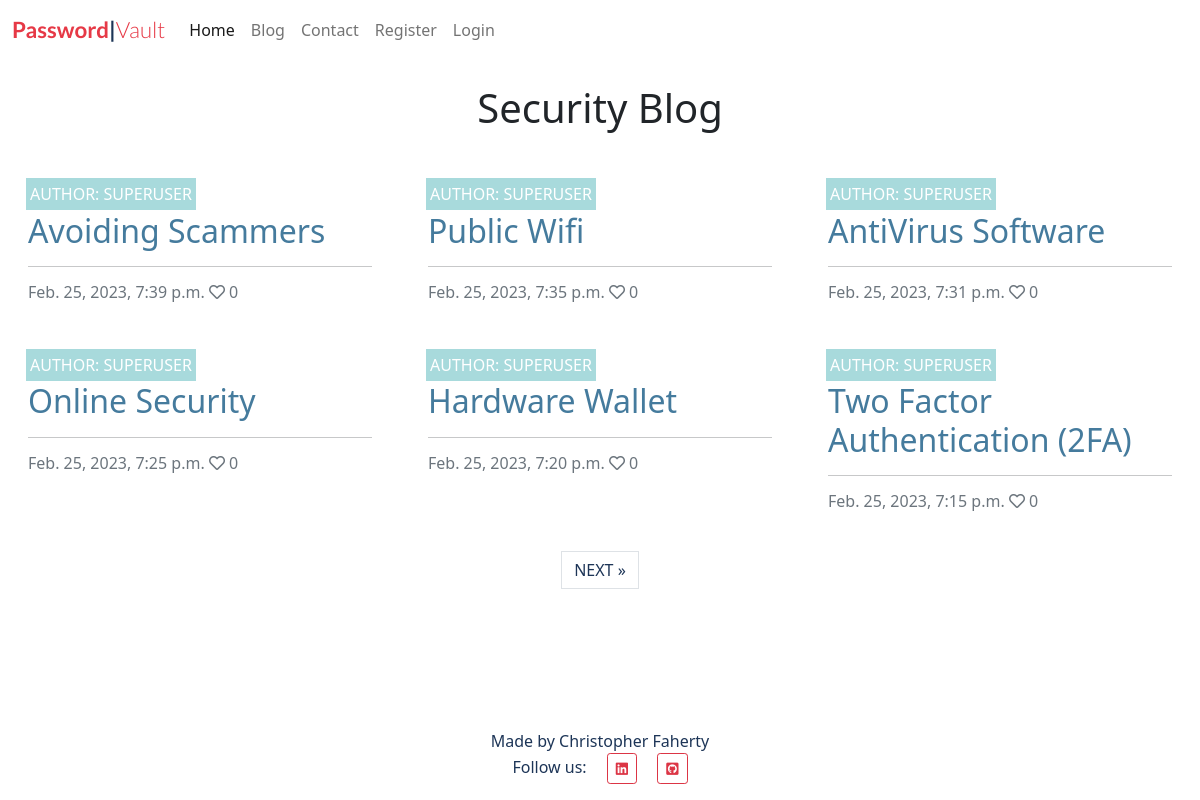
Screenshot of /blog/ with the database file from the repository.
### blog/models.py (models this page shows, shortened)
class Post(models.Model):
    title = models.CharField(max_length=200, unique=True)
    slug = models.SlugField(max_length=200, unique=True)
    author = models.ForeignKey(User, on_delete=models.CASCADE, related_name='blog_posts')
    updated_on = models.DateTimeField(auto_now=True)
    content = models.TextField()
    featured_image = CloudinaryField('image', default='placeholder')
    excerpt = models.TextField(blank=True)
    created_on = models.DateTimeField(auto_now_add=True)
    status = models.IntegerField(choices=STATUS, default=0)
    likes = models.ManyToManyField(User, related_name='blog_likes', blank=True)
    class Meta:
        ordering = ['-created_on']
    def number_of_likes(self):
        return self.likes.count()

### blog/views.py (the view)
# urls.py: path('', views.PostList.as_view(), name='blog'),
class PostList(generic.ListView):
    model = Post
    queryset = Post.objects.filter(status=1).order_by('-created_on')
    template_name = 'index.html'
    paginate_by = 6

### blog/templates/index.html (shortened to what this page needs)
{% extends "base.html" %}
{% block content %}
<div class="mx-auto my-4 text-center">
    <h1>Security Blog</h1>
</div>
<div class="container-fluid">
    <div class="row">
        <div class="col-12 mt-3 left">
            <div class="row">
                {% for post in post_list %}
                    <div class="col-md-4">
                        <div class="card mb-4">
                            <div class="card-body">
                                <div class="image-container">
                                    <div class="image-flash">
                                        <p class="author">Author: {{ post.author }}</p>
                                    </div>
                                </div>
                                <a href="{% url 'blog:post_detail' post.slug %}" class="post-link">
                                    <h2 class="card-title">{{ post.title }}</h2>
                                </a>
                                <hr />
                                <p class="card-text text-muted h6">{{ post.created_on}} <i class="far fa-heart"></i>
                                    {{ post.number_of_likes }}</p>
                            </div>
                        </div>
                    </div>
                    {% if forloop.counter|divisibleby:3 %}
                </div>
                <div class="row">
                {% endif %}
                {% endfor %}
            </div>
        </div>
    </div>
    {% if is_paginated %}
    <nav aria-label="Page navigation">
        <ul class="pagination justify-content-center">
            {% if page_obj.has_next %}
            <li><a href="?page={{ page_obj.next_page_number }}" class="page-link"> NEXT &raquo;</a></li>
            {% endif %}
        </ul>
    </nav>
    {% endif %}
</div>
{% endblock %}

### static/css/style.css (style rules this page uses)
body { background-color: #ffffff; }
.main-bg { background-color: #ffffff; }
.card { border: none; background-color: transparent; }
.image-container { position: relative; }
.image-flash { position: absolute; bottom: 5%; min-width: 30%; left: -2px; background-color: #A8DADC; }
.author { color: white; margin: 4px; text-transform: uppercase; }
.post-link { text-decoration: none; color: #457B9D; }
.post-link:hover, .page-link { color: #1D3557; }
a { color: #000000; text-decoration: none; }

### rows the page displays
Post: author "SUPERUSER", title "Avoiding Scammers", created_on "Feb. 25, 2023, 7:39 p.m.", number_of_likes "0"
Post: author "SUPERUSER", title "Public Wifi", created_on "Feb. 25, 2023, 7:35 p.m.", number_of_likes "0"
Post: author "SUPERUSER", title "AntiVirus Software", created_on "Feb. 25, 2023, 7:31 p.m.", number_of_likes "0"
Post: author "SUPERUSER", title "Online Security", created_on "Feb. 25, 2023, 7:25 p.m.", number_of_likes "0"
Post: author "SUPERUSER", title "Hardware Wallet", created_on "Feb. 25, 2023, 7:20 p.m.", number_of_likes "0"
Post: author "SUPERUSER", title "Two Factor Authentication (2FA)", created_on "Feb. 25, 2023, 7:15 p.m.", number_of_likes "0"
